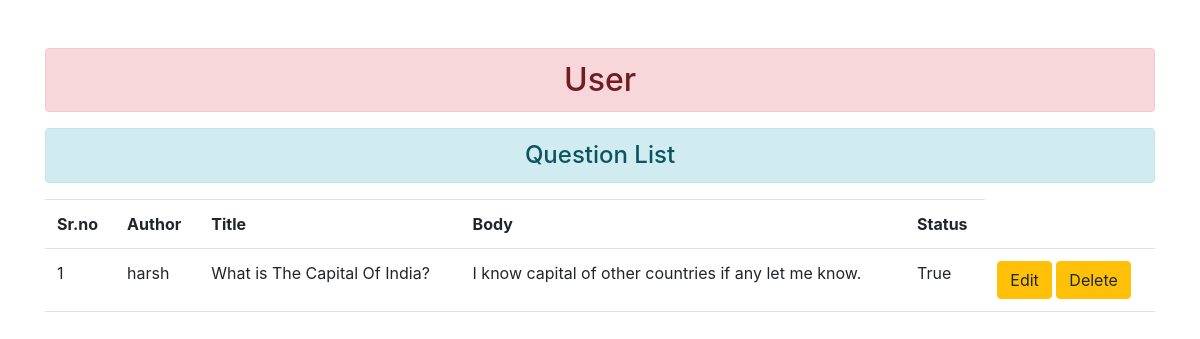
Page /stackovf/view_question/ (signed in) on the earlier database version.
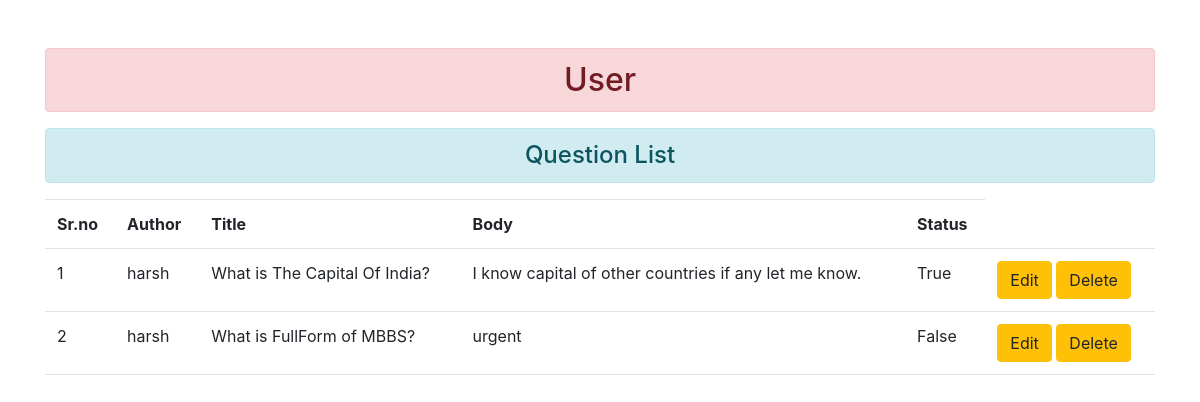
Same page on the later database version.
### userapp/models.py (models this page shows)
class Question(models.Model):
    author = models.ForeignKey(User, on_delete=models.CASCADE)
    title = models.CharField(max_length = 255)
    body = models.TextField()
    status = models.BooleanField(default=False)

### userapp/views.py (the view)
# urls.py: path("view_question/", views.view_question, name="view_question"),
def view_question(request):
	validate_login(request)
	print(request.user.id)
	questions = Question.objects.all().filter(author=request.user)
	return render(request,"userapp/view_question.html",{"ques" : questions})

### userapp/views.py (called while the page is built)
def validate_login(request):
    if not request.user.is_authenticated:
        return login_request(request)

### userapp/templates/userapp/view_question.html (shortened to what this page needs)
{% extends 'userapp/base.html' %}
{% block content %}
<div class="row">
<div class="col-sm-12">
    {% if ques %}
    <h4 class="text-center alert alert-info">Question List</h4>
    <table class="table table-hover">
        <tbody>
            <tr>
                <th>Sr.no</th>
                <th>Author </th>
                <th>Title </th>
                <th>Body </th>
                <th>Status </th>
            </tr>
            {% for question in ques %}
            <tr>
                <td>{{ forloop.counter }}</td>
                <td>{{question.author}}</td>
                <td>{{question.title}}</td>
                <td>{{question.body}}</td>
                <td>{{question.status}}</td>
                <td>
                    <a href="{% url 'update_question' question.id %}" class="btn btn-warning">Edit</a>
                    <form action="{% url 'delete_question' question.id %}" class="d-inline" method="post">
                        <input type="submit" value="Delete" class="btn btn-warning">
                    </form>
                </td>
            </tr>
            {% endfor %}
        </tbody>
    </table>
    {% else %}
    <h4 class="text-center alert alert-info">No Questions added</h4>
    {% endif %}
</div>
</div>
{% endblock content %}

### userapp/templates/userapp/base.html (shortened to what this page needs)
<!DOCTYPE html>
{% load static %}
<html lang="en">
<head>
    <link rel="stylesheet" href="{% static 'userapp/css/bootstrap.css' %}">
    <link rel="stylesheet" href="https://cdnjs.cloudflare.com/ajax/libs/twitter-bootstrap/4.1.1/css/bootstrap.css">
    <link rel="stylesheet" href="https://use.fontawesome.com/releases/v5.0.13/css/all.css">
</head>
<body>
<div class="page-wrapper chiller-theme">
  <main class="page-content">
       <div class="container mt-5">
        <h2 class="text-center alert alert-danger">User</h2>
        {% block content %}
        {% endblock %}
        </div>
  </main>
</div>
</body>
</html>

Differences in the rows shown:
added Question: author "harsh", title "What is FullForm of MBBS?", body "urgent", status "False"
